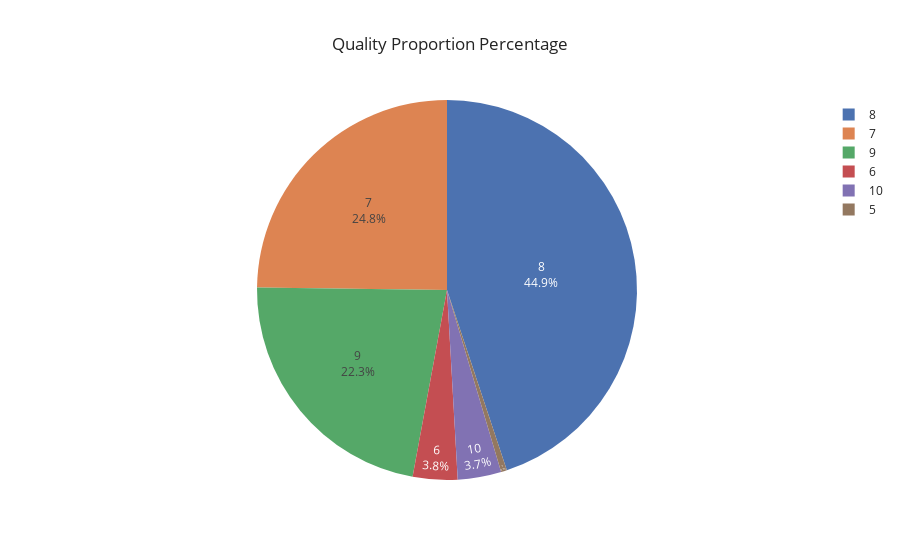

Write notebook code for a chart like this one.
### Code cell
plot_classes(df['quality'])

### Figure 1 — Plotly figure (JSON) as saved in the notebook; plotly's stock layout.template omitted (floating-point values rounded to 4 significant figures)
{"data": [{"domain": {"x": [0, 1], "y": [0, 1]}, "hovertemplate": "Quality=%{label}<br>Count=%{value}<extra></extra>", "labels": [5, 6, 7, 8, 9, 10], "legendgroup": "", "name": "", "showlegend": true, "textinfo": "percent+label", "textposition": "inside", "type": "pie", "values": [5, 38, 248, 449, 223, 37]}], "layout": {"legend": {"tracegroupgap": 0}, "title": {"text": "Quality Proportion Percentage"}}}
